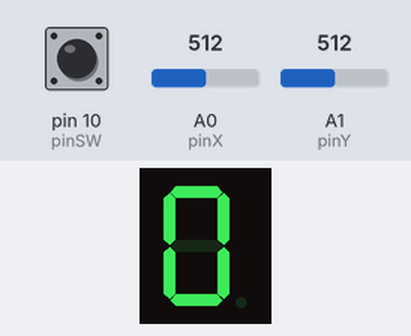
A sketch run on a simulated Arduino Uno, built with avr-gcc and run on an emulated ATmega328P. Parts: 1-digit seven-segment display. Wiring (inferred from the names in the program): 1-digit 7-segment display, segments lit when HIGH: segments pin 2, pin 3, pin 4, pin 5, pin 6, pin 7, pin 8, pin 9. Inputs (shaded band) come from the test bench; at power-on: A0 (pinX) = 512, pin 10 (pinSW) HIGH, A1 (pinY) = 512. The segment pins are drawn as the display they are named for.

Above: at 1.2 s.
1.3 s: A0 (pinX) set to 340
At 2.1 s:
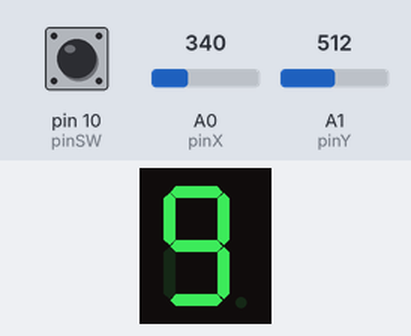
2.9 s: pin 10 (pinSW) pulled LOW for 0.25 s
At 3.4 s:
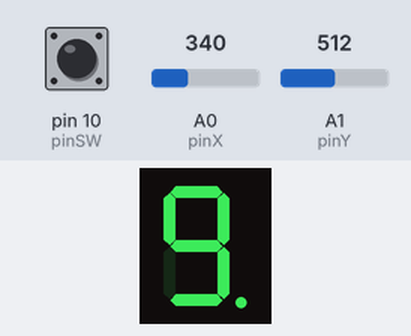
Timing chart, 0 to 5.9 s (numbered marks = the images above; inputs shaded):
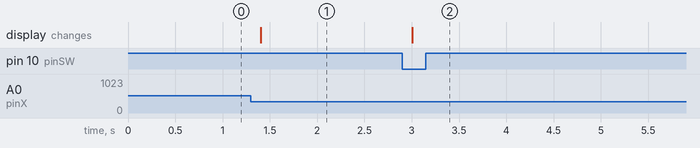

The sketch:

7digit2.ino
```cpp
const int pinSW = 10;
const int pinX = A0;
const int pinY = A1;

bool switchState = LOW;
int xValue = 0;
int yValue = 0;

bool joyMoved = false;

const int pinA = 2;
const int pinB = 3;
const int pinC = 4;
const int pinD = 5;
const int pinE = 6;
const int pinF = 7;
const int pinG = 8;
const int pinDP = 9;

bool lastSwitchState = LOW;
const int segSize = 8;
bool dpState = LOW;
bool state = HIGH;
const int noOfDigits = 10;
int index = 0;

int minThreshold = 350;
int maxThreshold = 700;

int segments[segSize] = {
  pinA, pinB, pinC, pinD, pinE, pinF, pinG, pinDP
};

bool digitMatrix[noOfDigits][segSize-1] ={
  {1, 1, 1, 1, 1, 1, 0}, // 0
  {0, 1, 1, 0, 0, 0, 0}, // 1
  {1, 1, 0, 1, 1, 0, 1}, // 2
  {1, 1, 1, 1, 0, 0, 1}, // 3
  {0, 1, 1, 0, 0, 1, 1}, // 4
  {1, 0, 1, 1, 0, 1, 1}, // 5
  {1, 0, 1, 1, 1, 1, 1}, // 6
  {1, 1, 1, 0, 0, 0, 0}, // 7
  {1, 1, 1, 1, 1, 1, 1}, // 8
  {1, 1, 1, 1, 0, 1, 1}  // 9
};

void displayNumber(byte digit, bool decimalPoint){
  for(int i = 0; i < segSize - 1; i++){
    digitalWrite(segments[i], digitMatrix[digit][i]);
  }
  digitalWrite(pinDP, decimalPoint);
}

void setup() {
  for (int i = 0; i < segSize; i++) {
    pinMode(segments[i], OUTPUT);
  }
  pinMode(pinSW, INPUT_PULLUP);
  pinMode(pinX, INPUT);
  pinMode(pinY, INPUT);
  Serial.begin(9600);
}

void loop() {
  xValue = analogRead(pinX);
  yValue = analogRead(pinY);
  switchState = digitalRead(pinSW);

  if(switchState == LOW && lastSwitchState == HIGH){
    dpState = !dpState;
  }
    lastSwitchState = switchState;

  if(xValue > maxThreshold && joyMoved == false){
    index ++;
    joyMoved = true;
  }
  if(xValue < minThreshold && joyMoved == false){
    index --;
    joyMoved = true;
  }
  if(index > 9){
    index = 0;
  }
  if(index < 0){
    index = 9;
  }
  if (xValue > minThreshold && xValue < maxThreshold){
    joyMoved = false;
  }
  displayNumber(index, dpState);
  delay(200);

}
```

Measured:
- after the input at 1.3 s, the display: changes after 0.10 s (image 1)
- after the input at 2.9 s, the display: changes after 0.10 s (image 2)
